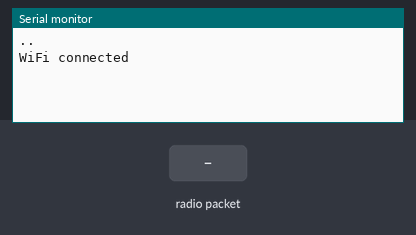
Bench run of a sketch on a simulated ESP32. Parts: the last lines printed to the serial monitor. Inputs (shaded band) come from the test bench. WiFi joins after 1.5 s; servers stay silent unless stated.

Above: at 3.2 s.
3.3 s: radio packet "1" arrives
At 4.5 s:
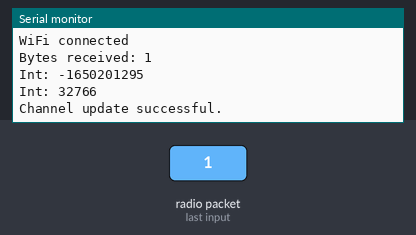
4.8 s: radio packet "0" arrives
At 5.7 s:
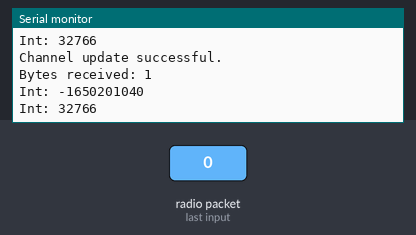
6.3 s: radio packet "2" arrives
At 6.9 s:
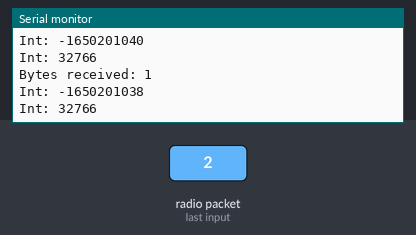

The sketch:

lab7.espnow.rec.gateway.ts.ino
```cpp
#include <esp_now.h>
#include <WiFi.h>
#include "ThingSpeak.h"

WiFiClient  client;
QueueHandle_t queue;

const char * ssid= "Livebox-08B0";
const char * pwd = "G79ji6dtEptVTPWmZP";
//static const char* ssid     = "PhoneAP";
//static const char* password = "smartcomputerlab";

// callback function that will be executed when data is received
void OnDataRecv(const uint8_t *mac, const uint8_t *buff, int len)
{
  union
  {
  uint8_t  frame[16];
  int sensor[4];
  } pack;

  memcpy(pack.frame, buff,len);
  Serial.print("Bytes received: ");
  Serial.println(len);
  Serial.print("Int: ");
  Serial.println(pack.sensor[0]);
  Serial.print("Int: ");
  Serial.println(pack.sensor[1]);
  Serial.println();
  xQueueReset(queue);
  xQueueSend(queue, pack.frame, 0);
}

void setup() {
  // Initialize Serial Monitor
  Serial.begin(115200);Serial.println();
  // Set device as a Wi-Fi Station for WiFi and AP for ESP-NOW
  WiFi.mode(WIFI_AP_STA);
  WiFi.begin(ssid, pwd);
  while (WiFi.status() != WL_CONNECTED) {
    delay(1000);
    Serial.print(".");
  }
  Serial.println(); Serial.println("WiFi connected");
  ThingSpeak.begin(client);  // Initialize ThingSpeak
   queue = xQueueCreate(10,16);  // 10 slots for 4 integer

  // Init ESP-NOW
  if (esp_now_init() != ESP_OK) {
    Serial.println("Error initializing ESP-NOW");
    return;
  }
  // Once ESPNow is successfully Init, we will register for recv CB to
  // get recv packer info
  esp_now_register_recv_cb(OnDataRecv);
}

void loop() {
  union
  {
  uint8_t  frame[16];
  int sensor[4];
  } rpack;

  xQueueReceive(queue, rpack.frame, portMAX_DELAY);
  ThingSpeak.setField(1, rpack.sensor[0]);
  ThingSpeak.setField(2, rpack.sensor[1]);
  // write to the ThingSpeak channel
  int x = ThingSpeak.writeFields(1626377,  "3IN09682SQX3PT4Z" );
  if(x == 200){
    Serial.println("Channel update successful.");
  }
  else{
    Serial.println("Problem updating channel. HTTP error code " + String(x));
  }
  delay(16000);
}
```

Measured:
- after the input at 3.3 s, the serial monitor: prints a new line at once (image 1)
- after the input at 4.8 s, the serial monitor: prints a new line at once (image 2)
- after the input at 6.3 s, the serial monitor: prints a new line at once (image 3)
